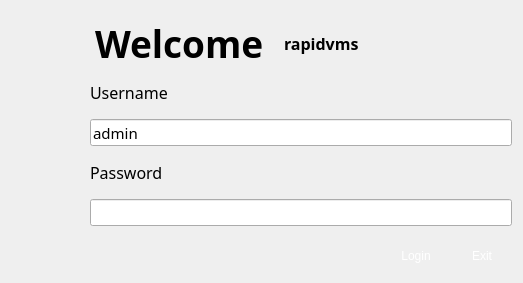
<?xml version="1.0" encoding="UTF-8"?>
<ui version="4.0">
 <class>VSCLogin</class>
 <widget class="QDialog" name="VSCLogin">
  <property name="geometry">
   <rect>
    <x>0</x>
    <y>0</y>
    <width>523</width>
    <height>283</height>
   </rect>
  </property>
  <property name="minimumSize">
   <size>
    <width>523</width>
    <height>283</height>
   </size>
  </property>
  <property name="maximumSize">
   <size>
    <width>523</width>
    <height>283</height>
   </size>
  </property>
  <property name="windowTitle">
   <string>Welcome rapidvms</string>
  </property>
  <property name="windowIcon">
   <iconset resource="vscmainwindows.qrc">
    <normaloff>:/logo/resources/vscsmall.png</normaloff>:/logo/resources/vscsmall.png</iconset>
  </property>
  <property name="styleSheet">
   <string notr="true"/>
  </property>
  <property name="modal">
   <bool>true</bool>
  </property>
  <layout class="QVBoxLayout" name="verticalLayout_3">
   <item>
    <layout class="QHBoxLayout" name="horizontalLayout_2">
     <property name="spacing">
      <number>20</number>
     </property>
     <item>
      <widget class="QPushButton" name="pushButton">
       <property name="minimumSize">
        <size>
         <width>64</width>
         <height>64</height>
        </size>
       </property>
       <property name="maximumSize">
        <size>
         <width>64</width>
         <height>64</height>
        </size>
       </property>
       <property name="text">
        <string/>
       </property>
       <property name="icon">
        <iconset resource="vscmainwindows.qrc">
         <normaloff>:/logo/resources/vscsmall.png</normaloff>:/logo/resources/vscsmall.png</iconset>
       </property>
       <property name="iconSize">
        <size>
         <width>64</width>
         <height>64</height>
        </size>
       </property>
       <property name="autoDefault">
        <bool>true</bool>
       </property>
       <property name="flat">
        <bool>true</bool>
       </property>
      </widget>
     </item>
     <item>
      <widget class="QLabel" name="label_3">
       <property name="font">
        <font>
         <family>微软雅黑</family>
         <pointsize>28</pointsize>
         <weight>75</weight>
         <bold>true</bold>
        </font>
       </property>
       <property name="text">
        <string>Welcome</string>
       </property>
      </widget>
     </item>
     <item>
      <widget class="QLabel" name="label_4">
       <property name="font">
        <font>
         <family>微软雅黑</family>
         <pointsize>12</pointsize>
         <weight>75</weight>
         <bold>true</bold>
        </font>
       </property>
       <property name="styleSheet">
        <string notr="true"/>
       </property>
       <property name="text">
        <string>rapidvms</string>
       </property>
      </widget>
     </item>
     <item>
      <spacer name="horizontalSpacer">
       <property name="orientation">
        <enum>Qt::Horizontal</enum>
       </property>
       <property name="sizeHint" stdset="0">
        <size>
         <width>40</width>
         <height>20</height>
        </size>
       </property>
      </spacer>
     </item>
    </layout>
   </item>
   <item>
    <layout class="QHBoxLayout" name="horizontalLayout">
     <property name="spacing">
      <number>15</number>
     </property>
     <item>
      <layout class="QVBoxLayout" name="verticalLayout_2">
       <item>
        <spacer name="verticalSpacer">
         <property name="orientation">
          <enum>Qt::Vertical</enum>
         </property>
         <property name="sizeHint" stdset="0">
          <size>
           <width>20</width>
           <height>40</height>
          </size>
         </property>
        </spacer>
       </item>
       <item>
        <widget class="QWidget" name="widget" native="true">
         <property name="minimumSize">
          <size>
           <width>64</width>
           <height>64</height>
          </size>
         </property>
         <property name="maximumSize">
          <size>
           <width>64</width>
           <height>64</height>
          </size>
         </property>
        </widget>
       </item>
      </layout>
     </item>
     <item>
      <layout class="QVBoxLayout" name="verticalLayout">
       <property name="spacing">
        <number>15</number>
       </property>
       <item>
        <widget class="QLabel" name="label">
         <property name="font">
          <font>
           <family>微软雅黑</family>
           <pointsize>12</pointsize>
           <weight>50</weight>
           <italic>false</italic>
           <bold>false</bold>
          </font>
         </property>
         <property name="styleSheet">
          <string notr="true"/>
         </property>
         <property name="text">
          <string>Username</string>
         </property>
        </widget>
       </item>
       <item>
        <widget class="QLineEdit" name="username">
         <property name="minimumSize">
          <size>
           <width>0</width>
           <height>25</height>
          </size>
         </property>
         <property name="maximumSize">
          <size>
           <width>16777215</width>
           <height>16777215</height>
          </size>
         </property>
         <property name="font">
          <font>
           <family>微软雅黑</family>
           <pointsize>11</pointsize>
          </font>
         </property>
         <property name="styleSheet">
          <string notr="true"/>
         </property>
         <property name="text">
          <string>admin</string>
         </property>
         <property name="readOnly">
          <bool>true</bool>
         </property>
        </widget>
       </item>
       <item>
        <widget class="QLabel" name="label_2">
         <property name="font">
          <font>
           <family>微软雅黑</family>
           <pointsize>12</pointsize>
          </font>
         </property>
         <property name="styleSheet">
          <string notr="true"/>
         </property>
         <property name="text">
          <string>Password</string>
         </property>
        </widget>
       </item>
       <item>
        <widget class="QLineEdit" name="passwd">
         <property name="minimumSize">
          <size>
           <width>0</width>
           <height>25</height>
          </size>
         </property>
         <property name="font">
          <font>
           <family>微软雅黑</family>
           <pointsize>11</pointsize>
          </font>
         </property>
         <property name="styleSheet">
          <string notr="true"/>
         </property>
         <property name="inputMethodHints">
          <set>Qt::ImhHiddenText|Qt::ImhNoAutoUppercase|Qt::ImhNoPredictiveText|Qt::ImhSensitiveData</set>
         </property>
         <property name="text">
          <string/>
         </property>
         <property name="echoMode">
          <enum>QLineEdit::Password</enum>
         </property>
         <property name="readOnly">
          <bool>false</bool>
         </property>
        </widget>
       </item>
       <item>
        <layout class="QHBoxLayout" name="_2">
         <property name="spacing">
          <number>6</number>
         </property>
         <property name="leftMargin">
          <number>0</number>
         </property>
         <property name="topMargin">
          <number>0</number>
         </property>
         <property name="rightMargin">
          <number>0</number>
         </property>
         <property name="bottomMargin">
          <number>0</number>
         </property>
         <item>
          <spacer>
           <property name="orientation">
            <enum>Qt::Horizontal</enum>
           </property>
           <property name="sizeHint" stdset="0">
            <size>
             <width>131</width>
             <height>31</height>
            </size>
           </property>
          </spacer>
         </item>
         <item>
          <widget class="QPushButton" name="pbLogin">
           <property name="minimumSize">
            <size>
             <width>60</width>
             <height>30</height>
            </size>
           </property>
           <property name="maximumSize">
            <size>
             <width>60</width>
             <height>30</height>
            </size>
           </property>
           <property name="styleSheet">
            <string notr="true">QPushButton { 
border:none;
color:white;
background-image: url(:/action/resources/button.png);}
QPushButton:hover {
	background-image: url(:/action/resources/buttonpress.png);}
QPushButton:pressed {
	background-image: url(:/action/resources/button.png);}</string>
           </property>
           <property name="text">
            <string>Login</string>
           </property>
          </widget>
         </item>
         <item>
          <widget class="QPushButton" name="pbExit">
           <property name="minimumSize">
            <size>
             <width>60</width>
             <height>30</height>
            </size>
           </property>
           <property name="maximumSize">
            <size>
             <width>60</width>
             <height>30</height>
            </size>
           </property>
           <property name="autoFillBackground">
            <bool>false</bool>
           </property>
           <property name="styleSheet">
            <string notr="true">QPushButton { 
border:none;
color:white;
background-image: url(:/action/resources/button.png);}
QPushButton:hover {
	background-image: url(:/action/resources/buttonpress.png);}
QPushButton:pressed {
	background-image: url(:/action/resources/button.png);}</string>
           </property>
           <property name="text">
            <string>Exit</string>
           </property>
          </widget>
         </item>
        </layout>
       </item>
      </layout>
     </item>
    </layout>
   </item>
  </layout>
 </widget>
 <resources>
  <include location="vscmainwindows.qrc"/>
 </resources>
 <connections>
  <connection>
   <sender>pbLogin</sender>
   <signal>clicked()</signal>
   <receiver>VSCLogin</receiver>
   <slot>accept()</slot>
   <hints>
    <hint type="sourcelabel">
     <x>278</x>
     <y>253</y>
    </hint>
    <hint type="destinationlabel">
     <x>96</x>
     <y>254</y>
    </hint>
   </hints>
  </connection>
  <connection>
   <sender>pbExit</sender>
   <signal>clicked()</signal>
   <receiver>VSCLogin</receiver>
   <slot>reject()</slot>
   <hints>
    <hint type="sourcelabel">
     <x>369</x>
     <y>253</y>
    </hint>
    <hint type="destinationlabel">
     <x>179</x>
     <y>282</y>
    </hint>
   </hints>
  </connection>
 </connections>
</ui>
